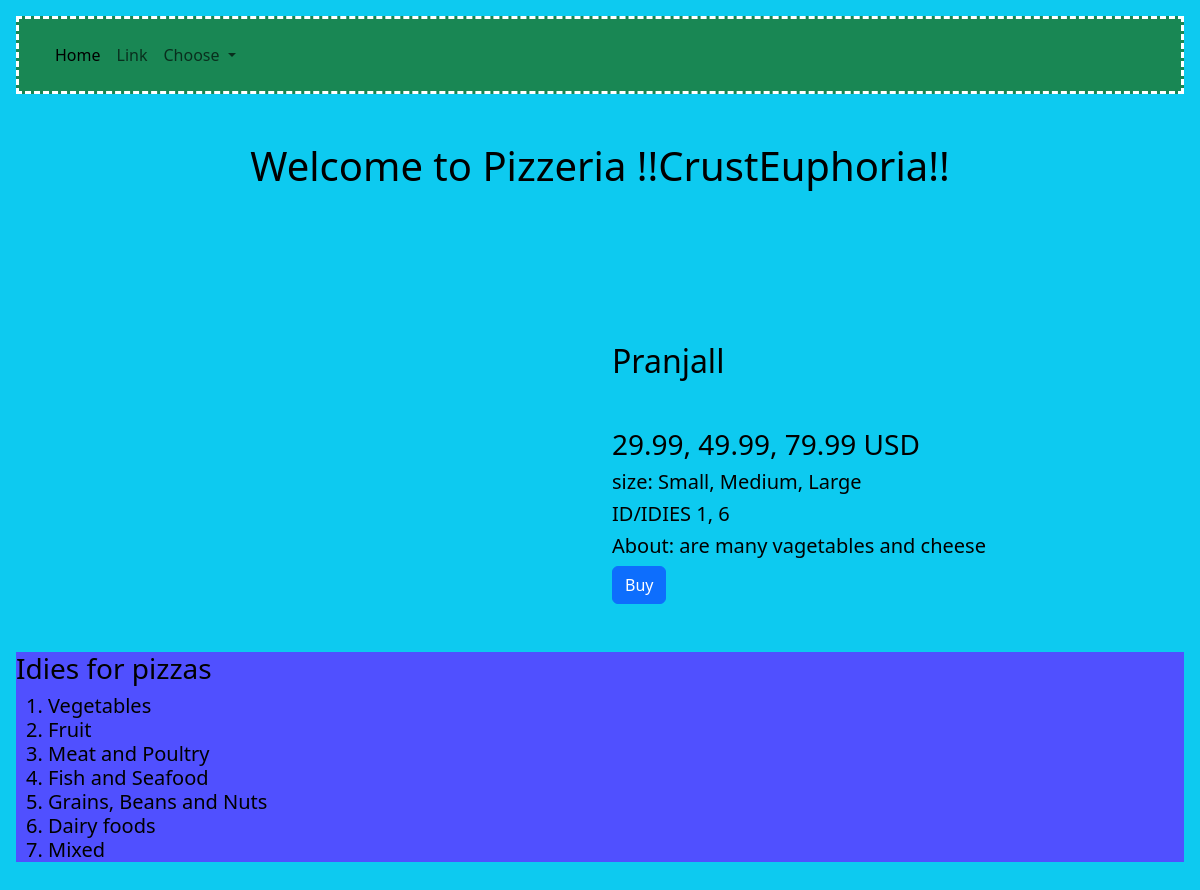
The app's page /pizza/12, older data.
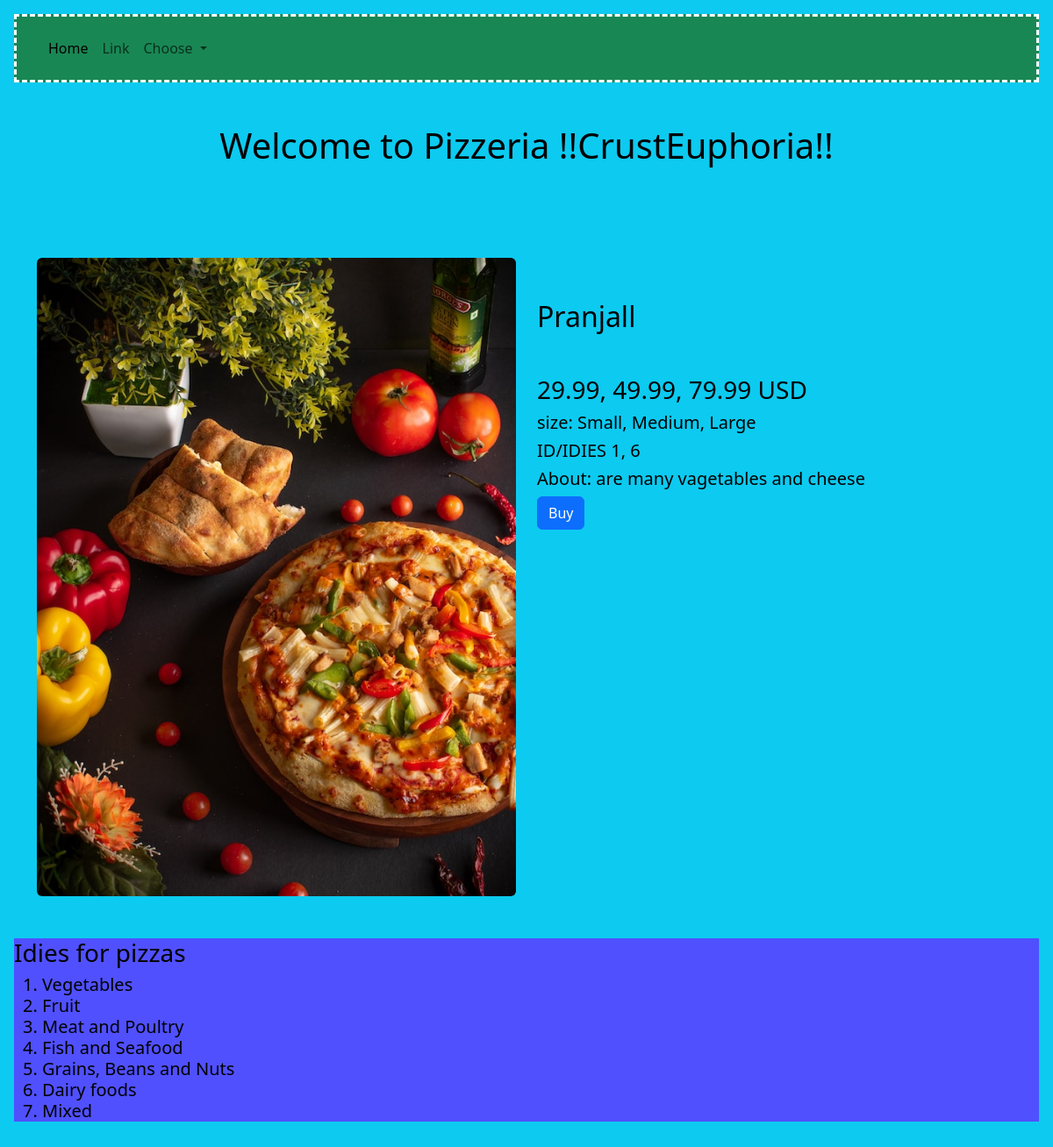
The same page, newer data.
### tables this page shows
CREATE TABLE "pizza" (
	"id"	INTEGER,
	"category_id"	INTEGER NOT NULL,
	"title"	TEXT NOT NULL,
	"description"	TEXT,
	"image"	TEXT,
	"price"	REAL NOT NULL DEFAULT '29.99, 49.99, 79.99',
	"size"	TEXT DEFAULT 'Small, Medium, Large',
	"id_category"	NUMERIC NOT NULL DEFAULT 'None',
	FOREIGN KEY("category_id") REFERENCES "categories"("id"),
	PRIMARY KEY("id")
);

### app.py (the view)
@app.route("/pizza/<pizza_id>")
def pizza(pizza_id):
    pizza_obj = db_pizzas.get_pizza(pizza_id)
    return render_template('own_pizza.html', title="Online Pizzeria", pizza = pizza_obj)

### sql_queries.py (called while the page is built)
    def open_pizzas(self): #функція що відкриває базу даних
        self.conn =sqlite3.connect(self.db_name) # з'єднання з базою даних (БД)
        self.cursor = self.conn.cursor() #курсор (посилання) на БД

    def close_pizzas(self): #функція що закриває базу даних
        self.cursor.close()
        self.conn.close()

    def get_pizza(self, id):
        self.open_pizzas()
        self.cursor.execute("SELECT * FROM pizza WHERE id==(?)", [id])
        data_one_pizza = self.cursor.fetchone()
        self.close_pizzas()
        return data_one_pizza

### templates/own_pizza.html
{% extends 'base.html' %}
{% block content %}
<div class="container py-5 one_pizza">
    <div class="row">
    <div class="col-12 col-lg-6">
        <img src="{{ url_for('static', filename='img/' + pizza[4]) }}" alt="" class="rounded img-fluid">
    </div>
    <div class="col-12 col-lg-6">
        <h2 class="mr-5 ml-5 mb-5 mt-5">{{pizza[2]}}</h2>
        <h3>{{pizza[5]}} USD</h3>
        <h5>size: {{pizza[6]}}</h5>
        <h5>ID/IDIES {{pizza[7]}}</h5>
        <h5>About: {{pizza[3]}}</h5>
        <a class="btn btn-primary" href="{{ url_for('order_pizza', pizza_id = pizza[0]) }}" role="button">Buy</a>
    </div>
    </div>
</div>
{% endblock content %}

Row changes from the older to the newer data that the page shows:
changed pizza "Pranjall": image: picture added
